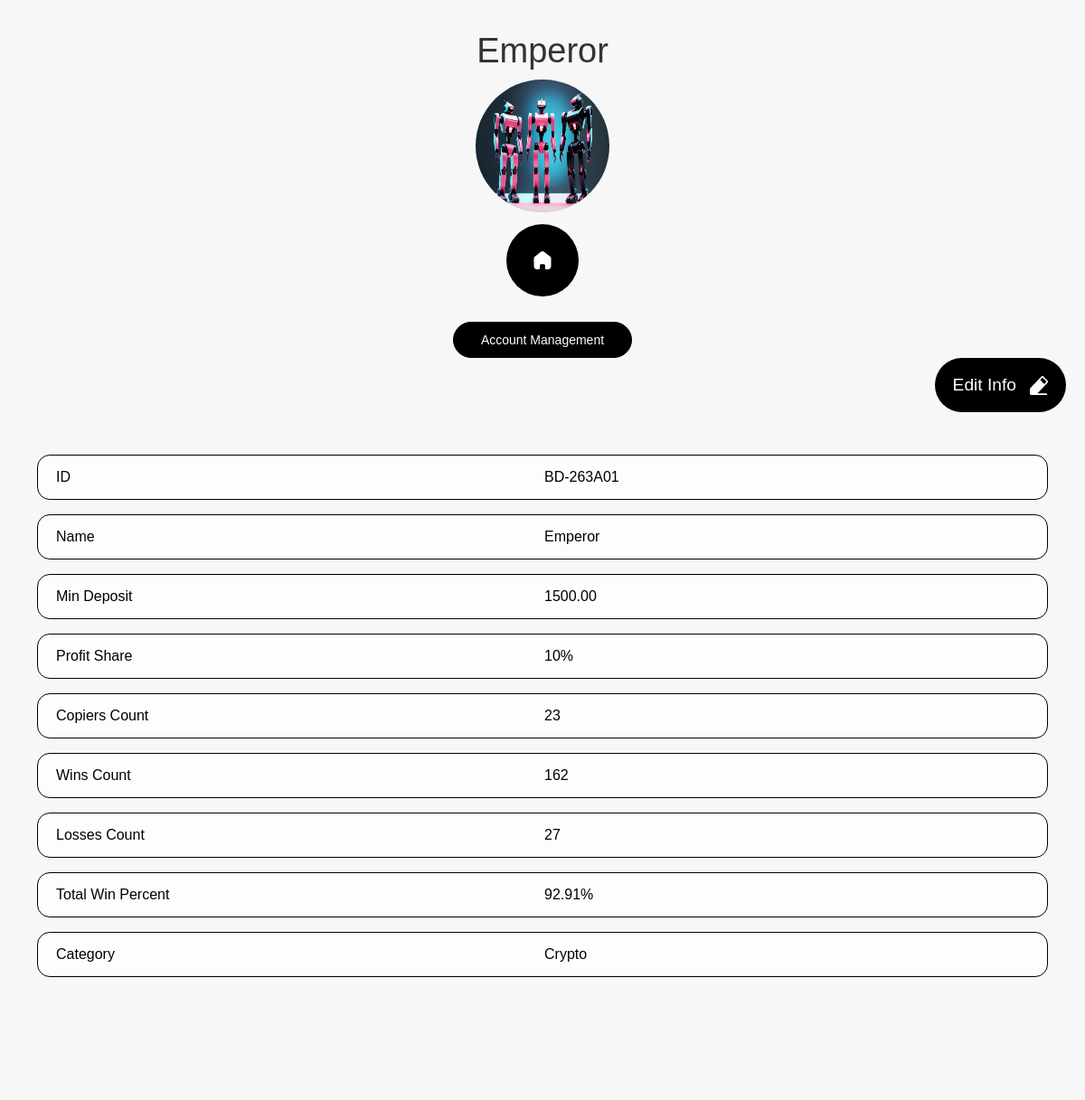
Page /traders/BD-263A01/ (signed in) on the committed database.
### dash/models.py (models this page shows)
class NewTrader(models.Model):
       id = models.CharField(max_length=36, primary_key=True, default=generate_deposit_id, editable=False)
       profile_image = models.ImageField(upload_to='images/')
       trader_name = models.CharField(max_length=255, default='New Trader')
       profit_share = models.CharField(max_length=255, default='20')
       category  = models.CharField(max_length=255, default='Crypto')
       wins = models.IntegerField(null=True)
       losses = models.IntegerField(null=True)
       copiers = models.IntegerField(default=45)
       copy_max = models.IntegerField(null=True)
       minimum_deposit = models.DecimalField(max_digits=10, decimal_places=2)
       bio = models.TextField()

### dash/views.py (the view)
    @login_required
    def wrapper(request, *args, **kwargs):
        if not request.user.is_superuser:
            return redirect('/administrator/login/')
        return view_func(request, *args, **kwargs)

### dash/views.py (called while the page is built)
def admin_required(view_func):
    @login_required
    def wrapper(request, *args, **kwargs):
        if not request.user.is_superuser:
            return redirect('/administrator/login/')
        return view_func(request, *args, **kwargs)
    return wrapper

@admin_required
def traders_manager(request, trader_id):
    trader = NewTrader.objects.get(id=trader_id)
    if request.method == 'POST':
        form = NewTraderForm(request.POST, request.FILES, instance=trader)
        if form.is_valid():
            form.save()
            url = reverse('traders_manager', args=[trader_id])
            return redirect(url)
    else:
        form = NewTraderForm(instance=trader)
    return render(request, 'admin-dashmilliy/trader-manager.html', {'trader': trader})

### dash/templates/admin-dashmilliy/trader-manager.html (shortened to what this page needs)
{% load static %}
<!DOCTYPE html>
<html data-wf-page="663e27ef03141e459e712001" data-wf-site="66302dd7bd5484465eacc02e">
<head>
  <link href="{% static 'css/normalize.css' %}" rel="stylesheet" type="text/css">
  <link href="{% static 'css/webflow.css'  %}" rel="stylesheet" type="text/css">
  <link href="{% static 'css/exful.webflow.css' %}" rel="stylesheet" type="text/css">
</head>
<body>
  <section class="section-20">
    <div class="div-block-282">
      <h1 class="heading-18">{{ trader.trader_name }}</h1><img src="{{ MEDIA_URL }}{{ trader.profile_image.url }}" loading="lazy" sizes="147.1875px"  alt="" class="image-27">
      <a href="/administrator/dashboard/" class="link-block-13 w-inline-block"><img src="{% static '/images/Home.svg' %}" loading="lazy" alt=""></a>
    </div>
    <div data-current="Tab 2" data-easing="ease" data-duration-in="300" data-duration-out="100" class="tabs-2 w-tabs">
      <div class="tabs-menu-7 w-tab-menu">
        <a data-w-tab="Tab 2" class="jashey w-inline-block w-tab-link w--current">
          <div class="text-block-45">Account Management</div>
        </a>
      </div>
      <div class="w-tab-content">
        <div data-w-tab="Tab 2" class="w-tab-pane w--tab-active">
          <div class="div-block-287">
            <div class="div-block-319">
              <div class="editinfo">
                <h3 class="heading-21">Edit Info </h3>
                <img loading="lazy" src="{% static '/images/pen.svg' %}" alt="">
              </div>
            </div>
            <div class="div-block-288">
              <div id="w-node-_1e37fc51-9df0-aa32-7d81-4e2ea0d29250-9e712001" class="div-block-289">
                <h3 class="heading-20">ID</h3>
              </div>
              <div id="w-node-cbf2c771-9ad0-e43d-b084-bc55f2ee576b-9e712001" class="div-block-289">
                <h3 class="heading-20">{{ trader.id }}</h3>
              </div>
            </div>
            <div class="div-block-288">
              <div id="w-node-a4a4c24b-ec78-80ef-6986-88e9676c7c35-9e712001" class="div-block-289">
                <h3 class="heading-20">Name</h3>
              </div>
              <div id="w-node-a4a4c24b-ec78-80ef-6986-88e9676c7c38-9e712001" class="div-block-289">
                <h3 class="heading-20">{{ trader.trader_name }}</h3>
              </div>
            </div>
            <div class="div-block-288">
              <div id="w-node-e7297a66-c239-3b2e-11d1-d13d06625746-9e712001" class="div-block-289">
                <h3 class="heading-20">Min Deposit</h3>
              </div>
              <div id="w-node-e7297a66-c239-3b2e-11d1-d13d06625749-9e712001" class="div-block-289">
                <h3 class="heading-20">{{ trader.minimum_deposit }}</h3>
              </div>
            </div>
            <div class="div-block-288">
              <div id="w-node-_4fa865cf-5e6c-f74b-1fe0-366a8468def9-9e712001" class="div-block-289">
                <h3 class="heading-20">Profit Share</h3>
              </div>
              <div id="w-node-_4fa865cf-5e6c-f74b-1fe0-366a8468defc-9e712001" class="div-block-289">
                <h3 class="heading-20">{{ trader.profit_share }}%</h3>
              </div>
            </div>
            <div class="div-block-288">
              <div id="w-node-_4f1b5c00-7676-eaa8-0b4f-725fdfb5aeb3-9e712001" class="div-block-289">
                <h3 class="heading-20">Copiers Count</h3>
              </div>
              <div id="w-node-_4f1b5c00-7676-eaa8-0b4f-725fdfb5aeb6-9e712001" class="div-block-289">
                <h3 class="heading-20">{{ trader.copy_max }}</h3>
              </div>
            </div>
            <div class="div-block-288">
              <div id="w-node-_3a1dd737-e25f-c6ca-4bd9-139e6fd1dec8-9e712001" class="div-block-289">
                <h3 class="heading-20">Wins Count</h3>
              </div>
              <div id="w-node-_3a1dd737-e25f-c6ca-4bd9-139e6fd1decb-9e712001" class="div-block-289">
                <h3 class="heading-20">{{ trader.wins }}</h3>
              </div>
            </div>
            <div class="div-block-288">
              <div id="w-node-_97870359-89cd-0fd2-d8c8-274f58802fdb-9e712001" class="div-block-289">
                <h3 class="heading-20">Losses Count</h3>
              </div>
              <div id="w-node-_97870359-89cd-0fd2-d8c8-274f58802fde-9e712001" class="div-block-289">
                <h3 class="heading-20">{{ trader.losses }}</h3>
              </div>
            </div>
            <div class="div-block-288">
              <div id="w-node-_2becd265-d9f8-6873-3e75-537e452a767e-9e712001" class="div-block-289">
                <h3 class="heading-20">Total Win Percent</h3>
              </div>
              <div id="w-node-_2becd265-d9f8-6873-3e75-537e452a7681-9e712001" class="div-block-289">
                <h3 class="heading-20">92.91%</h3>
              </div>
            </div>
            <div class="div-block-288">
              <div id="w-node-_916f49f4-3f0d-5e0f-87a0-019fc850f968-9e712001" class="div-block-289">
                <h3 class="heading-20">Category</h3>
              </div>
              <div id="w-node-_916f49f4-3f0d-5e0f-87a0-019fc850f96b-9e712001" class="div-block-289">
                <h3 class="heading-20">{{trader.category}}</h3>
              </div>
            </div>
          </div>
        </div>
      </div>
    </div>
  </section>
</body>
</html>

### dash/static/css/webflow.css (style rules this page uses)
* { -webkit-box-sizing: border-box; -moz-box-sizing: border-box; box-sizing: border-box; }
html { height: 100%; }
body { margin: 0; min-height: 100%; background-color: #fff; font-family: Arial, sans-serif; font-size: 14px; line-height: 20px; color: #333; }
img { max-width: 100%; vertical-align: middle; display: inline-block; }
.w-inline-block { max-width: 100%; display: inline-block; }
h1, h2, h3, h4, h5, h6 { font-weight: bold; margin-bottom: 10px; }
h1 { font-size: 38px; line-height: 44px; margin-top: 20px; }
h3 { font-size: 24px; line-height: 30px; margin-top: 20px; }
.w-tabs { position: relative; }
.w-tabs:before, .w-tabs:after { content: " "; display: table; grid-column-start: 1; grid-row-start: 1; grid-column-end: 2; grid-row-end: 2; }
.w-tabs:after { clear: both; }
.w-tab-menu { position: relative; }
.w-tab-link { position: relative; display: inline-block; vertical-align: top; text-decoration: none; padding: 9px 30px; text-align: left; cursor: pointer; color: #222222; background-color: #dddddd; }
.w-tab-link.w--current { background-color: #C8C8C8; }
.w-tab-content { position: relative; display: block; overflow: hidden; }
.w-tab-pane { position: relative; display: none; }
.w--tab-active { display: block; }

### rows in the picture
NewTrader: trader_name "Emperor", profile_image (picture), id "BD-263A01", minimum_deposit "1500.00", profit_share "10", copy_max "23", wins "162", losses "27", category "Crypto"
